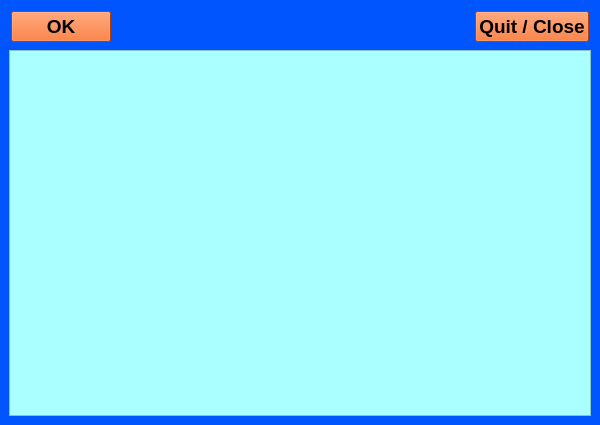
<?xml version="1.0" encoding="UTF-8"?>
<ui version="4.0">
 <class>AddressBook</class>
 <widget class="QMainWindow" name="AddressBook">
  <property name="geometry">
   <rect>
    <x>0</x>
    <y>0</y>
    <width>600</width>
    <height>425</height>
   </rect>
  </property>
  <property name="sizePolicy">
   <sizepolicy hsizetype="Preferred" vsizetype="Preferred">
    <horstretch>1</horstretch>
    <verstretch>1</verstretch>
   </sizepolicy>
  </property>
  <property name="minimumSize">
   <size>
    <width>600</width>
    <height>400</height>
   </size>
  </property>
  <property name="font">
   <font>
    <family>Arial</family>
    <pointsize>28</pointsize>
   </font>
  </property>
  <property name="windowTitle">
   <string>Address Book</string>
  </property>
  <property name="styleSheet">
   <string notr="true">background-color: rgb(0, 85, 255);</string>
  </property>
  <widget class="QWidget" name="centralwidget">
   <property name="enabled">
    <bool>true</bool>
   </property>
   <layout class="QVBoxLayout" name="verticalLayout">
    <item>
     <layout class="QHBoxLayout" name="horizontalLayout">
      <property name="spacing">
       <number>8</number>
      </property>
      <property name="margin">
       <number>2</number>
      </property>
      <item>
       <widget class="QPushButton" name="btn_ok">
        <property name="sizePolicy">
         <sizepolicy hsizetype="Fixed" vsizetype="Fixed">
          <horstretch>0</horstretch>
          <verstretch>0</verstretch>
         </sizepolicy>
        </property>
        <property name="minimumSize">
         <size>
          <width>100</width>
          <height>30</height>
         </size>
        </property>
        <property name="font">
         <font>
          <family>Arial</family>
          <pointsize>14</pointsize>
          <weight>75</weight>
          <bold>true</bold>
         </font>
        </property>
        <property name="styleSheet">
         <string notr="true">background-color: rgb(255, 85, 0);</string>
        </property>
        <property name="text">
         <string>OK</string>
        </property>
       </widget>
      </item>
      <item>
       <spacer name="horizontalSpacer">
        <property name="orientation">
         <enum>Qt::Horizontal</enum>
        </property>
        <property name="sizeHint" stdset="0">
         <size>
          <width>40</width>
          <height>20</height>
         </size>
        </property>
       </spacer>
      </item>
      <item>
       <widget class="QPushButton" name="btn_close">
        <property name="sizePolicy">
         <sizepolicy hsizetype="Fixed" vsizetype="Fixed">
          <horstretch>0</horstretch>
          <verstretch>0</verstretch>
         </sizepolicy>
        </property>
        <property name="minimumSize">
         <size>
          <width>100</width>
          <height>30</height>
         </size>
        </property>
        <property name="font">
         <font>
          <family>Arial</family>
          <pointsize>14</pointsize>
          <weight>75</weight>
          <bold>true</bold>
         </font>
        </property>
        <property name="styleSheet">
         <string notr="true">background-color: rgb(255, 85, 0);</string>
        </property>
        <property name="text">
         <string>Quit / Close</string>
        </property>
       </widget>
      </item>
     </layout>
    </item>
    <item>
     <widget class="QTableView" name="tableView">
      <property name="sizePolicy">
       <sizepolicy hsizetype="Preferred" vsizetype="Preferred">
        <horstretch>1</horstretch>
        <verstretch>1</verstretch>
       </sizepolicy>
      </property>
      <property name="font">
       <font>
        <family>Arial</family>
        <pointsize>14</pointsize>
        <weight>9</weight>
        <italic>false</italic>
        <bold>false</bold>
       </font>
      </property>
      <property name="styleSheet">
       <string notr="true">background-color: rgb(170, 255, 255);
font: 75 14pt &quot;Arial&quot;;</string>
      </property>
     </widget>
    </item>
   </layout>
  </widget>
 </widget>
 <resources/>
 <connections/>
</ui>
